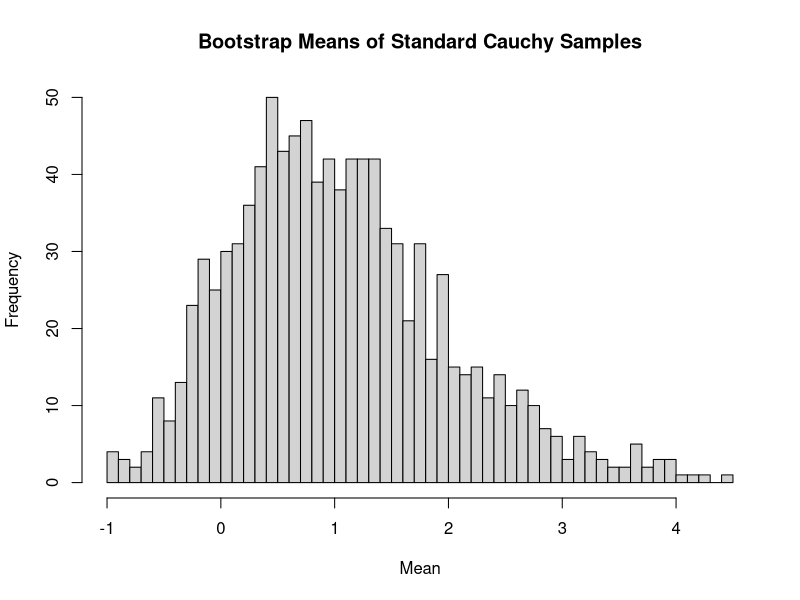
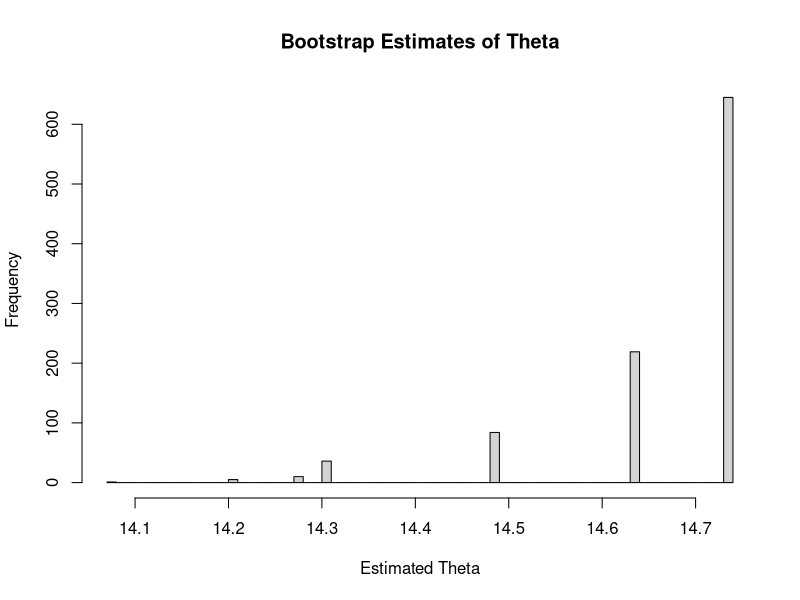

Source code (R) for these figures, in order:
## ---- chunk 1
# Part I

set.seed(122)
n <- 1000
original_sample <- rcauchy(n)
num_bootstraps <- 1000
bootstrap_means <- numeric(num_bootstraps)

# Perform the bootstrap resampling
for (i in 1:num_bootstraps) {
  bootstrap_sample <- sample(original_sample, size = n, replace = TRUE)
  bootstrap_means[i] <- mean(bootstrap_sample)
}

# Plot the distribution of bootstrap sample means
hist(bootstrap_means, breaks = 50, main = "Bootstrap Means of Standard Cauchy Samples", xlab = "Mean")

cat("Bootstrap Mean of Means:", mean(bootstrap_means), "\n")
cat("Bootstrap SD of Means:", sd(bootstrap_means), "\n")

## ---- chunk 2
# Part II
set.seed(1774)

# True parameter theta
theta <- 15

# Generate a sample of size n from a Unif(0, theta) distribution
n <- 100
original_sample <- runif(n, 0, theta)

num_bootstraps <- 1000

# Initialize a vector to store the bootstrap estimates of theta (maximum values)
bootstrap_maxima <- numeric(num_bootstraps)

# Perform the bootstrap resampling
for (i in 1:num_bootstraps) {
  bootstrap_sample <- sample(original_sample, size = n, replace = TRUE)
  bootstrap_maxima[i] <- max(bootstrap_sample)
}

# Plot the distribution of bootstrap estimates for theta
hist(bootstrap_maxima, breaks = 50, main = "Bootstrap Estimates of Theta", xlab = "Estimated Theta")

# Calculate and print the mean of the bootstrap estimates of theta
bootstrap_theta_mean <- mean(bootstrap_maxima)
cat("Bootstrap Mean of Theta Estimates:", bootstrap_theta_mean, "\n")

# Calculate and print the bias and the standard deviation of the bootstrap estimates
bootstrap_bias <- bootstrap_theta_mean - theta
bootstrap_sd <- sd(bootstrap_maxima)
cat("Bootstrap Bias of Theta Estimates:", bootstrap_bias, "\n")
cat("Bootstrap SD of Theta Estimates:", bootstrap_sd, "\n")


